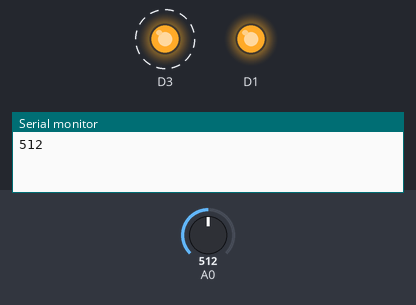
Recording of a sketch running on a simulated ESP8266 (NodeMCU). Parts: output pins drawn as LEDs (lit = HIGH), the last lines printed to the serial monitor. Dashed ring = blinking. Inputs (shaded band) come from the test bench; at power-on: A0 = 512. WiFi joins after 1.5 s; servers stay silent unless stated; network time is answered at once with the bench clock; the local clock reads 2024-03-15 10:24:30 at power-on unless the sketch sets it.

Above: at 2.7 s.
2.8 s: A0 set to 788
5.9 s: A0 set to 819
At 7.7 s:
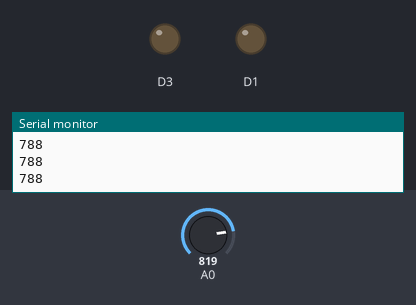
8.0 s: A0 set to 790
At 9.0 s:
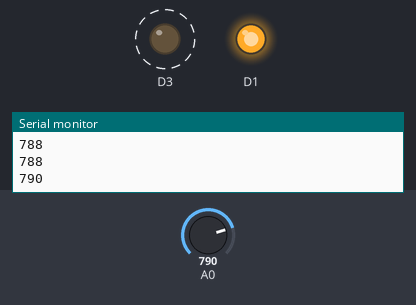
11.1 s: A0 set to 810
At 11.5 s:
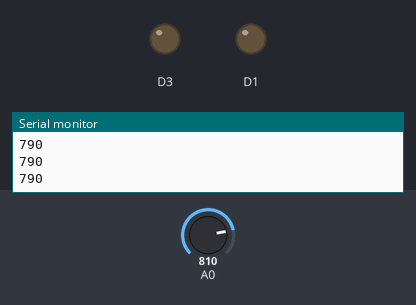
Timing chart, 0 to 13.6 s (numbered marks = the images above; inputs shaded):
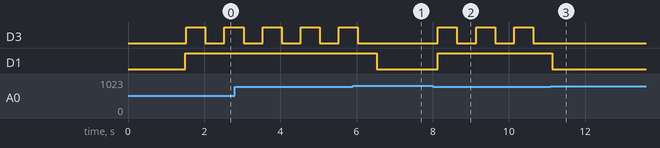

Measured:
- the behaviour switches between 800 and 801 on A0 (found by bisection; images 0 and 1)
- after the input at 5.9 s, D3: goes on until 6.0 s, then stays LOW; D1: HIGH → LOW after 0.64 s
- after the input at 8.0 s, D3: alternates HIGH for 0.50 s and LOW for 0.50 s, starting after 0.14 s; D1: LOW → HIGH after 0.14 s
- after the input at 11.1 s, D3: stops changing and stays LOW; D1: HIGH → LOW at once
- by itself, D3: alternates HIGH for 0.50 s and LOW for 0.50 s

The sketch:

auto_waterer.ino
```cpp
#include <PCD8544.h>
#include <Servo.h>
#include <NTPClient.h>
#include <ESP8266WiFi.h>
#include <WiFiUdp.h>

const char *ssid     = "Lil Wayne's Lil Shack";
const char *password = "Gl4st0nbury";

const long utcOffsetInSeconds = -28800;

char daysOfTheWeek[7][12] = {"Sunday", "Monday", "Tuesday", "Wednesday", "Thursday", "Friday", "Saturday"};

// Define NTP Client to get time
WiFiUDP ntpUDP;
NTPClient timeClient(ntpUDP, "pool.ntp.org", utcOffsetInSeconds);


void setup() {

  Serial.begin(9600);

  WiFi.begin(ssid, password);

  while ( WiFi.status() != WL_CONNECTED ) {
    delay ( 500 );

  }

  timeClient.begin();

  pinMode(D1,OUTPUT);
  pinMode(D3,OUTPUT);
  pinMode(A0,INPUT);


}

void loop() {

  digitalWrite(D1,HIGH);


  if(WiFi.status() != WL_CONNECTED){
      WiFi.begin(ssid, password);
  }

  if(WiFi.status() == WL_CONNECTED){


  timeClient.update();
  String day = daysOfTheWeek[timeClient.getDay()];
  int hour = timeClient.getHours();
  int minute = timeClient.getMinutes();
  int second = timeClient.getSeconds();


  if(day == "Monday" && hour == 10 && minute == 10 && second == 10){

    water(25);

  }

  if(day == "Friday" && hour == 10 && minute == 10 && second == 10){

    water(25);

  }


  digitalWrite(D3, HIGH);   // Turn the LED on by making the voltage LOW
  delay(500);                      // Wait for a second
  digitalWrite(D3 , LOW);
  delay(500);


  while(analogRead(A0)>800){

    digitalWrite(D1,LOW);
    delay(200);


  }


  Serial.println(analogRead(A0));


}
}


void water(int seconds){
  digitalWrite(D1,LOW);
  delay(seconds*1000);
  digitalWrite(D1,HIGH);
}
```
